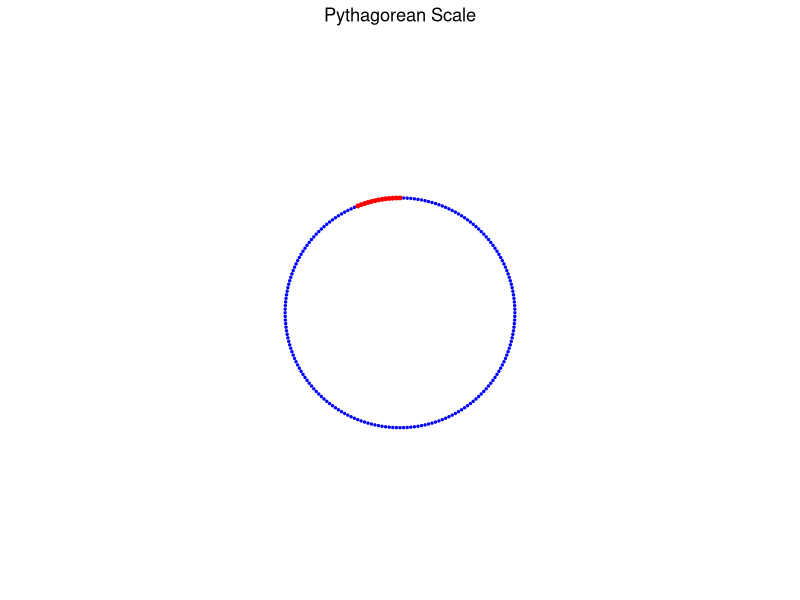
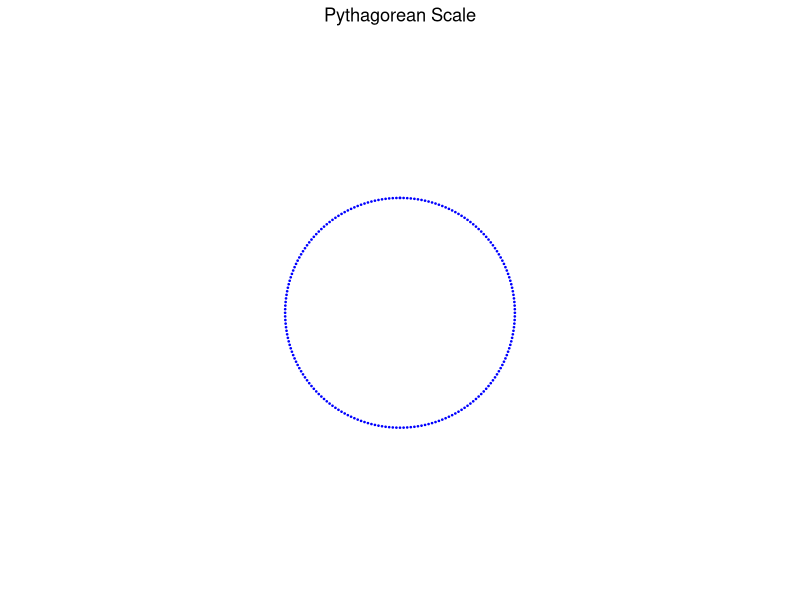
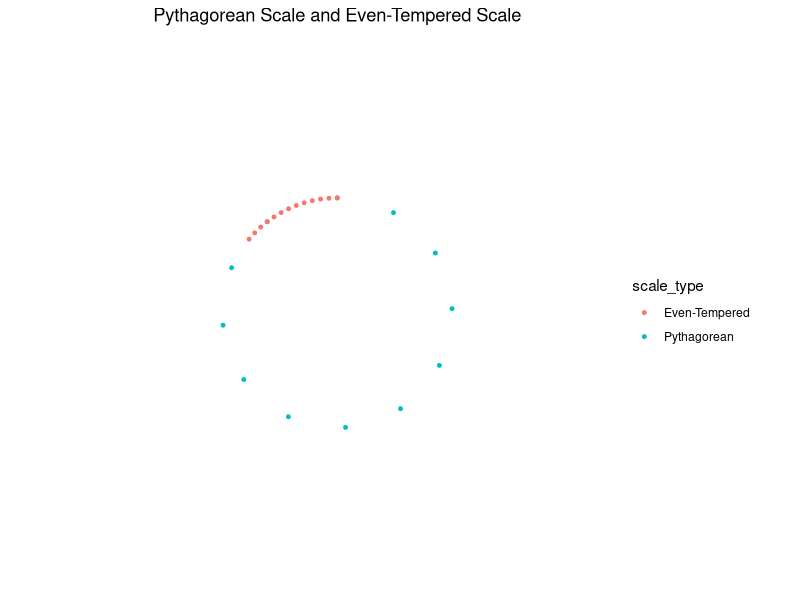

Write R code to recreate these figures, in order.
# Load necessary library
library(ggplot2)

# Define parameters
m <- 200
r <- 3/2  # The ratio for Pythagorean fifths

# Generate the Pythagorean scale
pythscale <- data.frame(
    k = 0:m,
    theta = -2 * pi * (0:m) * log2(r) + pi/2
)

# Generate the Even-tempered scale
evenscale <- data.frame(
    k = 0:12,
    theta = -7 * pi * (0:12) / 6 + pi / 2
)

# Create the plot for Pythagorean scale
pyth_plot <- ggplot(pythscale, aes(x = theta, y = rep(1, length(theta)))) +
    geom_point(color = "blue", size = 0.5) +
    coord_polar() +
    theme_void() +
    ggtitle("Pythagorean Scale") +
    theme(plot.title = element_text(hjust = 0.5))

# Create the plot for Even-tempered scale
et_plot <- ggplot(evenscale, aes(x = theta, y = rep(1, length(theta)))) +
    geom_point(color = "red", size = 1) +
    coord_polar() +
    theme_void() +
    ggtitle("Even-Tempered Scale") +
    theme(plot.title = element_text(hjust = 0.5))

ggplot(pythscale) +
    geom_point(data = pythscale, aes(x = theta, y = rep(1, length(theta))), color = "blue", size = 0.5) +
    geom_point(data = evenscale,  aes(x = theta, y = rep(1, length(theta))), color = "red", size = 1) +
    coord_polar() +
    theme_void() +
    ggtitle("Pythagorean Scale") +
    theme(plot.title = element_text(hjust = 0.5))



pyth_plot <- function(m, r) {

    # Generate the Pythagorean scale
    pythscale <- data.frame(
        k = 0:m,
        theta = -2 * pi * (0:m) * log2(r) + pi/2
    )

    # Create the plot
ggplot(pythscale, aes(x = theta, y = rep(1, length(theta)))) +
        geom_point(color = "blue", size = 0.25) +
        coord_polar() +
        theme_void() +
        ggtitle("Pythagorean Scale") +
        theme(plot.title = element_text(hjust = 0.5))

}

# Example usage of the function
pyth_plot(m = 200, r = 3/2)


# Generate the Pythagorean scale and Even-tempered scale
m <- 200  # Number of Pythagorean scale points
r <- 3/2  # The ratio for Pythagorean fifths

# Pythagorean scale
pythscale <- data.frame(
    k = 0:11,
    theta_p = -2 * pi * (0:11) * log2(r) + pi/2,
    theta_e = (2 * pi * (0:11)) / 12
    )


# Plot the Pythagorean and Even-tempered scales together
ggplot(pythscale) +
    #geom_point(aes(x = theta_p, y = rep(1, 12)), color = "blue", size = 0.5) +
    geom_point(aes(x = theta_e, y = rep(1, 12)), color = "red", size = 1) +
    coord_polar() +
    theme_void()




    # Define parameters
    m <- 11  # Number of Pythagorean scale points (0 to 11)
    r <- 3/2  # The ratio for Pythagorean fifths

    # Generate the Pythagorean scale (using theta_p)
    pythscale <- data.frame(
        k = 0:m,
        theta = -2 * pi * (0:m) * log2(r) + pi/2
    )

    # Generate the Even-tempered scale (using theta_e)
    evenscale <- data.frame(
        k = 0:12,
        theta = (2 * pi * (0:12)) / 12  # Evenly spaced angles
    )

    # Combine the dataframes into one
    pythscale$scale_type <- "Pythagorean"
    evenscale$scale_type <- "Even-Tempered"

    # Bind the data together
    combined_scale <- rbind(pythscale, evenscale)

    # Plot both scales together with normalized polar coordinates
    ggplot(combined_scale) +
        geom_point(aes(x = theta,
                       y = rep(1, nrow(combined_scale)),
                       color = scale_type),
                   size = 1) +
        coord_polar(start = 0) +  # Make sure to start the polar plot at the correct position
        theme_void() +
        ggtitle("Pythagorean Scale and Even-Tempered Scale") +
        theme(plot.title = element_text(hjust = 0.5))

    #############



